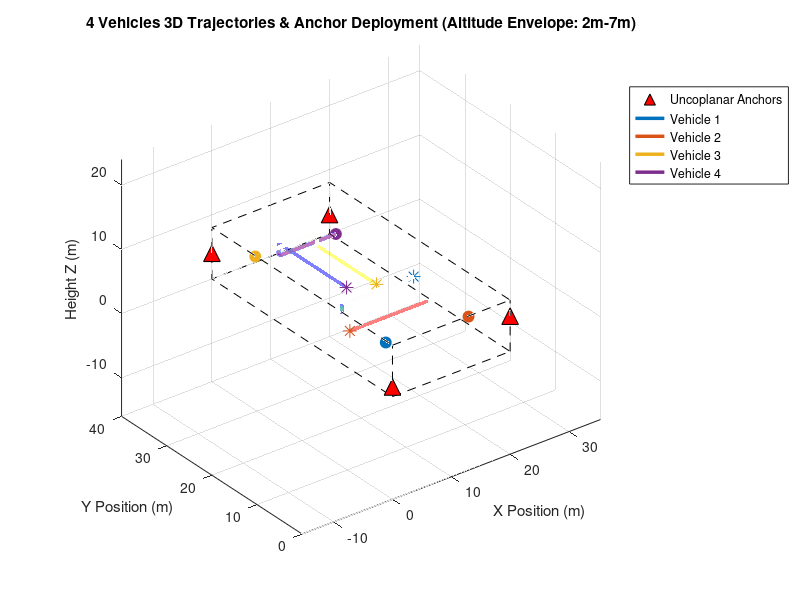

Reproduce this figure in MATLAB.
% =========================================================================
% generate_data_3D.m (平滑物理连续版)
% 3D多车(无人机行为) UWB/IMU 协同定位仿真数据生成脚本
% 空间范围：20m x 40m x 8m (高度严格控制在 2m ~ 7m)
% 改进重点：为转弯设计 3秒 平滑原地过渡段，彻底消除瞬间转向带来的数值发散
% =========================================================================

clc; clear; close all;

%% 1. 全局参数设置与保存路径
dt_imu = 0.01;              % IMU 采样时间 100Hz (0.01s)
dt_uwb = 0.1;               % UWB 采样时间 10Hz (0.1s)
t_end = 300;                % 运行时间 300秒
N_steps = round(t_end / dt_imu) + 1; % 30001 个采样点

Vehicle_num = 4;            % 车辆数量
Anchor_num = 4;             % 基站数量

% 基站部署 (3D: x, y, z) - 位于四个角落，高度不相等，打破共面奇异
anchors = [ 0,  0, 1.5;     % 角落 1
           20,  0, 5.5;     % 角落 2
           20, 40, 3.0;     % 角落 3
            0, 40, 4.0];    % 角落 4

% 保存路径
save_dir = 'E:\SE3_MLKF\Data'; 
trajectories_mat_name = sprintf('Trj_data_Veh%d_Anc%d_3D.mat', Vehicle_num, Anchor_num);

% 噪声参数
IMU_noise_params.sigma_na = 0.05;      
IMU_noise_params.sigma_nw = 0.005;     
IMU_noise_params.sigma_ba = 0.002;     
IMU_noise_params.sigma_bw = 0.0002;    

UWB_noise_params.sigma_anc = 0.05;     
UWB_noise_params.sigma_rel = 0.07;     

%% 2. 独立车辆动力学规划 (含 3秒 平滑原地转弯)
init_configs = [
    5,  8,  3.0,  0.15,  pi/2;   % V1: 高度 3.0m，朝北
   16,  4,  5.0,  0.156,  pi/2;  % V2: 高度 5.0m，朝北
    2, 33,  6.0,  0.14,  0;      % V3: 高度 6.0m，朝东
   18, 36,  2.5,  0.15,  pi;     % V4: 高度 2.5m，朝西
];

trajectories = struct();

for n = 1:Vehicle_num
    v_name = sprintf('V%d', n);
    cfg = init_configs(n, :);
    
    P_true = zeros(N_steps, 3);
    V_true = zeros(N_steps, 3);
    A_true = zeros(N_steps, 3);
    Theta_true = zeros(N_steps, 1);
    
    % 初始条件
    P_true(1, :) = cfg(1:3);
    v_mag = cfg(4);
    th_curr = cfg(5);
    V_true(1, :) = [v_mag * cos(th_curr), v_mag * sin(th_curr), 0];
    Theta_true(1) = th_curr;
    
    for k = 2:N_steps
        t = (k-1) * dt_imu;
        
        a_curr = [0; 0; 0];
        th_curr = Theta_true(k-1);
        
        switch n
            case 1 % Vehicle 1 (朝北 -> 减速 -> 平滑右转90度 -> 爬升 -> 加速东行)
                if t <= 60
                    a_curr = [0; 0; 0];
                elseif t > 60 && t <= 70 % 减速至静止
                    a_curr = [0; -0.015; 0];
                elseif t > 70 && t <= 73 % 原地平滑右转 90度 (北 -> 东)
                    a_curr = [0; 0; 0];
                    th_curr = pi/2 - (pi/2)/3 * (t - 70); % 【已修正】3s内均匀旋转至0
                elseif t > 73 && t <= 83 % 原地加速攀升 (3.0m -> 4.5m)
                    th_curr = 0;
                    a_curr = [0; 0; 0.015];
                elseif t > 83 && t <= 93 % 原地攀升减速至静止
                    th_curr = 0;
                    a_curr = [0; 0; -0.015];
                elseif t > 93 && t <= 102 % 东向加速1
                    th_curr = 0;
                    a_curr = [0.002; 0; 0];
                elseif t > 102 && t <= 117 % 东向加速2
                    th_curr = 0;
                    a_curr = [0.003; 0; 0];
                else % 匀速运行
                    th_curr = 0;
                    a_curr = [0; 0; 0];
                end
                
            case 2 % Vehicle 2 (朝北 -> 减速 -> 平滑左转90度 -> 下降 -> 加速西行)
                if t <= 50
                    a_curr = [0; 0; 0];
                elseif t > 50 && t <= 62 % 减速至静止
                    a_curr = [0; -0.013; 0];
                elseif t > 62 && t <= 65 % 原地平滑左转 90度 (北 -> 西)
                    a_curr = [0; 0; 0];
                    th_curr = pi/2 + (pi/2)/3 * (t - 62); % 【已修正】3s内均匀旋转至pi
                elseif t > 65 && t <= 74 % 原地加速下降 (5.0m -> 3.5m)
                    th_curr = pi;
                    a_curr = [0; 0; -0.0185];
                elseif t > 74 && t <= 83 % 原地下降减速至静止
                    th_curr = pi;
                    a_curr = [0; 0; 0.0185];
                elseif t > 83 && t <= 97 % 西向加速1
                    th_curr = pi;
                    a_curr = [-0.0013; 0; 0];
                elseif t > 97 && t <= 117 % 西向加速2
                    th_curr = pi;
                    a_curr = [-0.0025; 0; 0];
                else % 匀速运行
                    th_curr = pi;
                    a_curr = [0; 0; 0];
                end
                
            case 3 % Vehicle 3 (朝东 -> 减速 -> 平滑右转90度 -> 下降 -> 加速南行)
                if t <= 70
                    a_curr = [0; 0; 0];
                elseif t > 70 && t <= 80 % 减速至静止
                    a_curr = [-0.014; 0; 0];
                elseif t > 80 && t <= 83 % 原地平滑右转 90度 (东 -> 南)
                    a_curr = [0; 0; 0];
                    th_curr = 0 - (pi/2)/3 * (t - 80); % 【已修正】3s内均匀旋转至-pi/2
                elseif t > 83 && t <= 91 % 原地加速下降 (6.0m -> 4.0m)
                    th_curr = -pi/2;
                    a_curr = [0; 0; -0.03125];
                elseif t > 91 && t <= 99 % 原地下降减速至静止
                    th_curr = -pi/2;
                    a_curr = [0; 0; 0.03125];
                elseif t > 99 && t <= 112 % 南向加速1
                    th_curr = -pi/2;
                    a_curr = [0; -0.002; 0];
                elseif t > 112 && t <= 127 % 南向加速2
                    th_curr = -pi/2;
                    a_curr = [0; -0.003; 0];
                else % 匀速运行
                    th_curr = -pi/2;
                    a_curr = [0; 0; 0];
                end
                
            case 4 % Vehicle 4 (朝西 -> 减速 -> 平滑左转90度 -> 爬升 -> 加速南行)
                if t <= 60
                    a_curr = [0; 0; 0];
                elseif t > 60 && t <= 70 % 减速至静止
                    a_curr = [0.015; 0; 0];
                elseif t > 70 && t <= 73 % 原地平滑左转 90度 (西 -> 南)
                    a_curr = [0; 0; 0];
                    th_curr = pi + (pi/2)/3 * (t - 70); % 【已修正】3s内均匀旋转至3*pi/2
                elseif t > 73 && t <= 83 % 原地加速爬升 (2.5m -> 4.5m)
                    th_curr = 3*pi/2;
                    a_curr = [0; 0; 0.02];
                elseif t > 83 && t <= 93 % 原地爬升减速至静止
                    th_curr = 3*pi/2;
                    a_curr = [0; 0; -0.02];
                elseif t > 93 && t <= 102 % 南向加速1
                    th_curr = 3*pi/2;
                    a_curr = [0; -0.002; 0];
                elseif t > 102 && t <= 117 % 南向加速2
                    th_curr = 3*pi/2;
                    a_curr = [0; -0.004; 0];
                else % 匀速运行
                    th_curr = 3*pi/2;
                    a_curr = [0; 0; 0];
                end
        end
        
        % 欧拉积分更新速度与位置 (保证物理严格连续) [1]
        A_true(k-1, :) = a_curr';
        V_true(k, :)   = V_true(k-1, :) + A_true(k-1, :) * dt_imu;
        P_true(k, :)   = P_true(k-1, :) + V_true(k-1, :) * dt_imu + 0.5 * A_true(k-1, :) * dt_imu^2;
        Theta_true(k)  = th_curr;
    end
    A_true(end, :) = [0, 0, 0]; 
    
    % 保存真值分量 [1]
    trajectories.(v_name).Time_true = (0:dt_imu:t_end)';
    trajectories.(v_name).X_true = P_true(:, 1);
    trajectories.(v_name).Y_true = P_true(:, 2);
    trajectories.(v_name).Z_true = P_true(:, 3);
    trajectories.(v_name).Vx_true = V_true(:, 1);
    trajectories.(v_name).Vy_true = V_true(:, 2);
    trajectories.(v_name).Vz_true = V_true(:, 3);
    trajectories.(v_name).Theta_true = Theta_true;
    
    % 旋转矩阵序列 R_true [1, 2]
    R_true = zeros(3, 3, N_steps);
    for k = 1:N_steps
        th = Theta_true(k);
        R_true(:, :, k) = [
            cos(th), -sin(th), 0;
            sin(th),  cos(th), 0;
            0,        0,       1
        ];
    end
    trajectories.(v_name).R_true = R_true;
end

%% 3. 生成含有零偏与白噪声的 100Hz 3D IMU 测量信号
for n = 1:Vehicle_num
    v_name = sprintf('V%d', n);
    veh = trajectories.(v_name);
    
    % 计算理想 3D 角速度 (绕 Z 轴旋转，此时因为2秒平滑过渡，wz极其平滑、合理)
    theta_unwrapped = unwrap(veh.Theta_true);
    wz_true = gradient(theta_unwrapped, dt_imu);
    omega_body_ideal = [zeros(N_steps, 2), wz_true];
    
    % 计算理想特定力：f = R^T * (a - g) [1, 5]
    a_body_ideal = zeros(N_steps, 3);
    g_vec = [0; 0; -9.81];
    for k = 1:N_steps
        R_k = veh.R_true(:, :, k);
        a_world = [A_true(k, 1); A_true(k, 2); A_true(k, 3)];
        a_body_ideal(k, :) = (R_k' * (a_world - g_vec))';
    end
    
    % 模拟高保真零偏 (Bias) 游走
    ba_init = (rand(1, 3) - 0.5) * 0.1;    
    bw_init = (rand(1, 3) - 0.5) * 0.01;
    b_a = ba_init + cumsum(randn(N_steps, 3) * IMU_noise_params.sigma_ba * sqrt(dt_imu), 1);
    b_w = bw_init + cumsum(randn(N_steps, 3) * IMU_noise_params.sigma_bw * sqrt(dt_imu), 1);
    
    % 叠加噪声 [1]
    acc_noise = randn(N_steps, 3) * IMU_noise_params.sigma_na;
    gyro_noise = randn(N_steps, 3) * IMU_noise_params.sigma_nw;
    
    acc_m = a_body_ideal + b_a + acc_noise;
    gyro_m = omega_body_ideal + b_w + gyro_noise;
    
    % 保存 IMU 数据
    trajectories.(v_name).IMU_Time = veh.Time_true;
    trajectories.(v_name).IMU_acc_m = acc_m;
    trajectories.(v_name).IMU_gyro_m = gyro_m;
    trajectories.(v_name).IMU_bias_a_true = b_a;
    trajectories.(v_name).IMU_bias_w_true = b_w;
end

%% 4. 生成 10Hz 同步 UWB 测距信号
idx_uwb = 1:10:N_steps;
t_uwb = trajectories.V1.Time_true(idx_uwb);
N_uwb = length(t_uwb);

pos_true_uwb = zeros(N_uwb, 3, Vehicle_num);
for n = 1:Vehicle_num
    v_name = sprintf('V%d', n);
    pos_true_uwb(:, 1, n) = trajectories.(v_name).X_true(idx_uwb);
    pos_true_uwb(:, 2, n) = trajectories.(v_name).Y_true(idx_uwb);
    pos_true_uwb(:, 3, n) = trajectories.(v_name).Z_true(idx_uwb);
end

for n = 1:Vehicle_num
    v_name = sprintf('V%d', n);
    
    % A. UWB 基站 3D 测距 [1]
    UWB_Anchor = zeros(N_uwb, 1 + Anchor_num);
    UWB_Anchor(:, 1) = t_uwb;
    for a_idx = 1:Anchor_num
        dx = pos_true_uwb(:, 1, n) - anchors(a_idx, 1);
        dy = pos_true_uwb(:, 2, n) - anchors(a_idx, 2);
        dz = pos_true_uwb(:, 3, n) - anchors(a_idx, 3);
        dist_true = sqrt(dx.^2 + dy.^2 + dz.^2);
        
        UWB_Anchor(:, 1 + a_idx) = dist_true + randn(N_uwb, 1) * UWB_noise_params.sigma_anc;
    end
    trajectories.(v_name).UWB_Anchor = UWB_Anchor;
    
    % B. UWB 3D 车间相对测距 [1]
    UWB_Relative = zeros(N_uwb, 1 + Vehicle_num);
    UWB_Relative(:, 1) = t_uwb;
    for j = 1:Vehicle_num
        if n == j
            UWB_Relative(:, 1 + j) = NaN;
        else
            dx = pos_true_uwb(:, 1, n) - pos_true_uwb(:, 1, j);
            dy = pos_true_uwb(:, 2, n) - pos_true_uwb(:, 2, j);
            dz = pos_true_uwb(:, 3, n) - pos_true_uwb(:, 3, j);
            dist_true = sqrt(dx.^2 + dy.^2 + dz.^2);
            
            UWB_Relative(:, 1 + j) = dist_true + randn(N_uwb, 1) * UWB_noise_params.sigma_rel;
        end
    end
    trajectories.(v_name).UWB_Relative = UWB_Relative;
end

%% 5. 轨迹可视化 (三维立体作图以确认高度不共面)
figure('Name', 'Multi-Agent 3D Trajectories (Uncoplanar Environment)', 'Position', [100, 100, 800, 600]);
hold on; grid on; axis equal;
xlabel('X Position (m)'); ylabel('Y Position (m)'); zlabel('Height Z (m)');
title('4 Vehicles 3D Trajectories & Anchor Deployment (Altitude Envelope: 2m-7m)');

% 绘制边界立方体
line([0, 20, 20, 0, 0], [0, 0, 40, 40, 0], [0, 0, 0, 0, 0], 'Color', 'k', 'LineStyle', '--');
line([0, 20, 20, 0, 0], [0, 0, 40, 40, 0], [8, 8, 8, 8, 8], 'Color', 'k', 'LineStyle', '--');
for corner = [0, 20]
    for side = [0, 40]
        line([corner, corner], [side, side], [0, 8], 'Color', 'k', 'LineStyle', '--');
    end
end

% 绘制不共面基站
h_anchor = plot3(anchors(:,1), anchors(:,2), anchors(:,3), '^', 'MarkerSize', 12, ...
    'MarkerFaceColor', 'r', 'MarkerEdgeColor', 'k', 'DisplayName', 'Uncoplanar Anchors');

colors = lines(Vehicle_num);
h_traj = zeros(1, Vehicle_num);

for n = 1:Vehicle_num
    v_data = trajectories.(sprintf('V%d', n));
    h_traj(n) = plot3(v_data.X_true, v_data.Y_true, v_data.Z_true, 'Color', colors(n,:), 'LineWidth', 2.5, ...
        'DisplayName', sprintf('Vehicle %d', n));
    
    % 标记起始点和终点
    plot3(v_data.X_true(1), v_data.Y_true(1), v_data.Z_true(1), 'o', 'MarkerSize', 8, 'MarkerFaceColor', colors(n,:), 'Color', colors(n,:));
    plot3(v_data.X_true(end), v_data.Y_true(end), v_data.Z_true(end), '*', 'MarkerSize', 10, 'Color', colors(n,:));
end

view(3); 
legend([h_anchor, h_traj], 'Location', 'northeastoutside');
hold off;

%% 6. 数据保存
if ~exist(save_dir, 'dir')
    mkdir(save_dir);
end
save_path = fullfile(save_dir, trajectories_mat_name);
save(save_path, 'trajectories', 'anchors', 'IMU_noise_params', 'UWB_noise_params', 'Vehicle_num', 'Anchor_num');
fprintf('3D 仿真数据生成成功，已成功保存至：%s\n', save_path);
